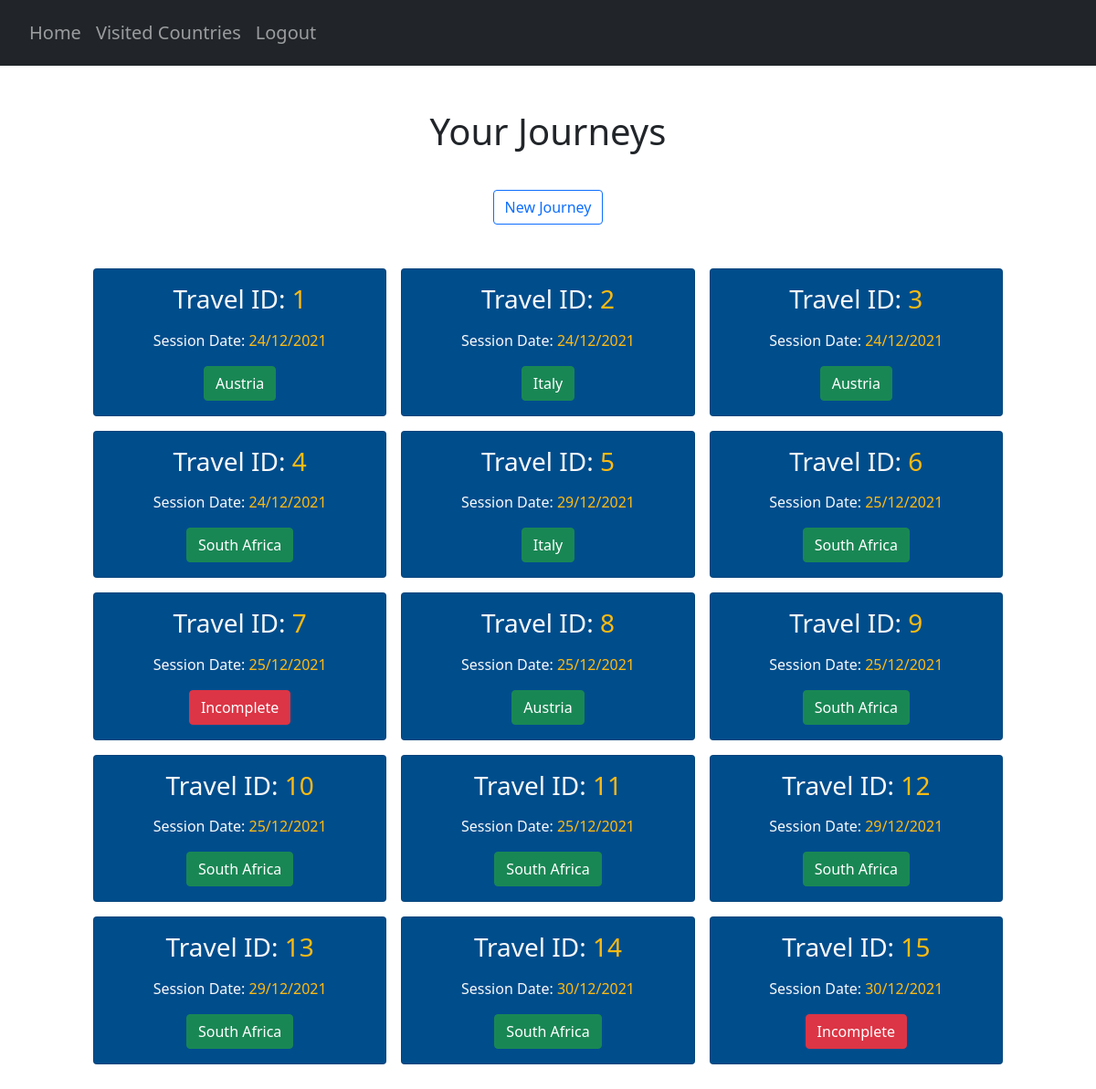
Screenshot of /journeys (signed in) with the database file from the repository.
### website/models.py (models this page shows)
class Country(db.Model):
    country_code = db.Column(db.String(3), primary_key=True)
    country_name = db.Column(db.String(150), unique=True)

### website/views.py (the view)
@views.route("/journeys", methods=["GET"])
@login_required
def journey():
    countries = Country.query.all()
    AllCountries = {}
    for country in countries:
        AllCountries[country.country_code] = country.country_name
    x = select(UserTravelScore)\
            .where(UserTravelScore.user_id == current_user.id)
    result = db.session.connection().execute(x)
    result = result.fetchall()
    travel_sessions = []
    for travel in result:
        num_country_scores = 0
        travelID = travel[1]
        dateAdded = travel[2]
        dateString = dateAdded.strftime("%d/%m/%Y")
        countries_X = select(UserCountryScore)\
            .where(UserCountryScore.user_id == current_user.id, UserCountryScore.travel_id == travelID)
        result_countries = db.session.connection().execute(countries_X)
        result_travels = result_countries.fetchall()
        if result_travels == []:
            travel_sessions.append((travelID, dateString, {'Status': 'Incomplete'}))
        else:
            for country_score in result_travels:
                num_country_scores += 1
            if num_country_scores == 197:
                country_scores_x = select(UserCountryScore)\
                    .where(UserCountryScore.user_id == current_user.id, UserCountryScore.travel_id == travelID)\
                    .order_by(UserCountryScore.total_score.desc())
                result_best_countries = db.session.connection().execute(country_scores_x)
                result_all_countries = result_best_countries.fetchall()
                result_top_country = result_all_countries[0][2]
                country_codes_to_filter = []
                for result in result_all_countries:
                    country_codes_to_filter.append(result[2])
                filtered_country_codes = filterPrevCountries(country_codes_to_filter, travelID)
                top_filtered_country_code = filtered_country_codes[0]
                top_country_name = AllCountries[top_filtered_country_code]
                travel_sessions.append((travelID, dateString, {'Top Country': top_country_name}))
            else:
                print("Incomplete - possible server error")
                travel_sessions.append((travelID, dateString, {'Status': 'Incomplete'}))
    return render_template("journeys.html", user=current_user, journeys=travel_sessions)

### website/__init__.py (called while the page is built)
def create_app():
    app = Flask(__name__)
    app.config['SECRET_KEY'] = 'pog'
    app.config['SQLALCHEMY_DATABASE_URI'] = f'sqlite:///{DB_NAME}'
    db.init_app(app)
    from .views import views
    from .auth import auth
    app.register_blueprint(views, url_prefix='/')
    app.register_blueprint(auth, url_prefix='/')
    from .models import User, Country, UserCountry, Safety, Cost, CulturalValue, CovidRestrictions
    create_database(app)
    login_manager = LoginManager()
    login_manager.login_view = 'auth.login'
    login_manager.init_app(app)
    @login_manager.user_loader
    def load_user(id):
        return User.query.get(int(id))
    return app

### website/questionHandler.py (called while the page is built)
def doesUserWantThisCountry(countryCode):
    countries = UserCountry.query.all()
    users_countries = []
    for country in countries:
        if country.user_id == current_user.id:
            users_countries.append(country.country_code)
    for country in users_countries:
        if countryCode in users_countries:
            return True
        else:
            return False

def filterPrevCountries(codes, travelID):
    try:
        current_travel = UserTravelScore.query.get((current_user.id, travelID))
    except (sqlite3.IntegrityError, sqlalchemy.exc.IntegrityError) as e:
        print(e)
    prev_countries = getattr(current_travel, "prev_countries")
    if prev_countries == True:
        return codes
    else:
        suggestionsStream = filter(lambda x:not(doesUserWantThisCountry(x)), codes)
        suggestionsStream = list(suggestionsStream)
        return suggestionsStream

### website/templates/journeys.html (shortened to what this page needs)
{% extends "base.html" %} {% block title %}Journeys{% endblock %}
{% block content %}
<div class="container pt-5">
      <h1 align="center">Your Journeys</h1>
</div>
<div class="container pt-3" align="center">
    <button type="submit" class="btn btn-outline-primary mt-3 newJourney">New Journey</button>
</div>
<section class="p-5">
    <div class="container">
        <div class="row text-center g-3">
            {% for travel in journeys %}
            {% for journeyS, journeyT in travel[2].items() %}
            <div class="col-4">
                <div class="card cardTravel text-light">
                    <div class="card-body text-center">
                        <h3 class="card-title mb-3">
                            Travel ID: <span style="color:#ffbb11">{{ travel[0] }}</span>
                        </h3>
                        <p class="card-text">
                            Session Date: <span style="color:#ffbb11">{{ travel[1] }}</span>
                        </p>
                        {% if journeyT == "Incomplete" %}
                        <button class="btn btn-danger travel" id="{{ travel[0] }}">Incomplete</button>
                        {% else %}
                        <button class="btn btn-success travel" id="{{ travel[0] }}">{{ journeyT }}</button>
                        {% endif %}
                    </div>
                </div>
            </div>
            {% endfor %}
            {% endfor %}
        </div>
    </div>
</section>
{% endblock %}

### website/templates/base.html (shortened to what this page needs)
<!DOCTYPE html>
<html>
    <head>
        <link
            rel="stylesheet"
            href="https://stackpath.bootstrapcdn.com/bootstrap/4.4.1/css/bootstrap.min.css"
        />
        <link
            rel="stylesheet"
            href="https://stackpath.bootstrapcdn.com/font-awesome/4.7.0/css/font-awesome.min.css"
        />
        <link rel="stylesheet" href="https://cdn.jsdelivr.net/npm/bootstrap-icons@1.3.0/font/bootstrap-icons.css">
        <link href="https://cdn.jsdelivr.net/npm/bootstrap@5.0.2/dist/css/bootstrap.min.css"
              rel="stylesheet"
        />
        <link href="https://cdn.jsdelivr.net/npm/tom-select@2.0.0-rc.4/dist/css/tom-select.css" rel="stylesheet">
        <script type="text/javascript" src="https://cdnjs.cloudflare.com/ajax/libs/jquery/3.1.1/jquery.min.js"></script>        <link rel="stylesheet" type="text/css" href="/static/extra.css">
    </head>
    <body>
        <section>
            <nav class="navbar navbar-expand-lg bg-dark navbar-dark py-3 ">
                <div class="collapse navbar-collapse" id="navbar">
                    <div class="navbar-nav pl-2 h5">
                        <ul class="navbar-nav">
                            {% if user.is_authenticated %}
                            <li class="nav-item">
                                <a class="nav-link" id="home" href="/">Home</a>
                            </li>
                            <li class="nav-item">
                                <a class="nav-link" id="prev-countries" href="/countries">Visited Countries</a>
                            </li>
                            <li class="nav-item">
                                <a class="nav-link" id="logout" href="/logout">Logout</a>
                            </li>
                            {% endif %}
                        </ul>
                    </div>
                </div>
            </nav>
        </section>
        {% if request.url == "http://127.0.0.1:5000/" %}
            {% block homepage %}
            {% endblock %}
        {% elif request.url == "http://127.0.0.1:5000/countries" %}
            {% block countriespage %}
            {% endblock %}
        {% else %}
            <div class="container" id="main">
            {% block content %}
            {% endblock %}
            </div>
        {% endif %}
    </body>
</html>

### website/static/extra.css (style rules this page uses)
.cardTravel { background-color: #004d8c; }

### rows the page displays
Country: travel "1", travel "24/12/2021", country_name "Austria", travel "3", travel "8", travel "25/12/2021"
Country: travel "2", travel "24/12/2021", country_name "Italy", travel "5", travel "29/12/2021"
Country: travel "4", travel "24/12/2021", country_name "South Africa", travel "6", travel "25/12/2021", travel "9", travel "10", travel "11", travel "12", travel "29/12/2021", travel "13", travel "14", travel "30/12/2021"

### other values shown
{{ travel[0] }} "7" "15"
{{ travel[1] }} "25/12/2021" "30/12/2021"
